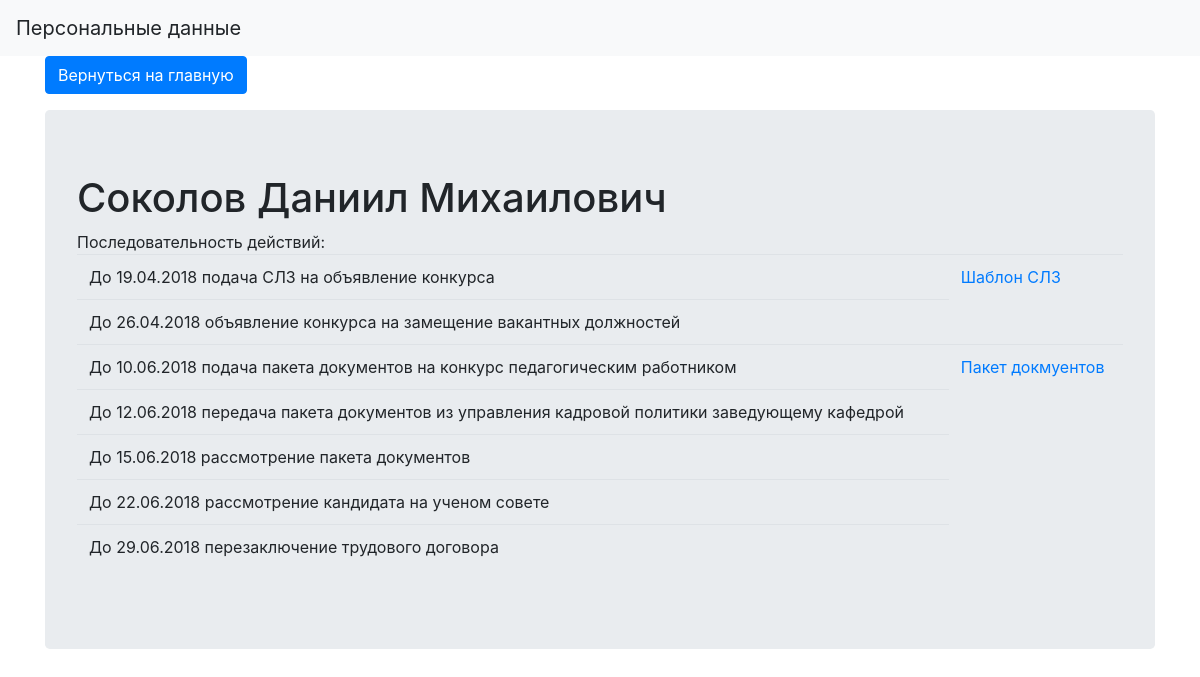
/personalInformation.php?id=4, run on the app's committed database.
### tables this page shows
CREATE TABLE `Contract` (
  `idContract` int(11) NOT NULL,
  `Teacher` int(11) NOT NULL,
  `ConditionOfAttraction` int(11) NOT NULL,
  `ExpirationOfTheTerm` date NOT NULL
);

CREATE TABLE `Teacher` (
  `PersonnelNumber` int(11) NOT NULL,
  `LastName` varchar(50) NOT NULL,
  `FirstName` varchar(50) NOT NULL,
  `Patronymic` varchar(50) DEFAULT NULL,
  `Address` varchar(100) DEFAULT NULL,
  `Phone` varchar(45) DEFAULT NULL,
  `Rank` int(11) DEFAULT NULL,
  `Position` int(11) NOT NULL,
  `Degree` int(11) DEFAULT NULL
);

### personalInformation.php (the view, shortened to what this page needs)
<?php
$db = require('connect.php');
?>
<html>
<head>
    <link rel="stylesheet" href="https://stackpath.bootstrapcdn.com/bootstrap/4.1.1/css/bootstrap.min.css"
>
</head>
<body>
<nav class="navbar navbar-expand-lg navbar-light bg-light">
    <a class="navbar-brand">Персональные данные</a>
</nav>
<div class="container">
    <form action="/index.php">
        <button class="btn btn-primary" type="submit">Вернуться на главную</button>
    </form>
    <div class="Jumbotron">
        <?php
        if (isset($_GET['id'])) {
            $query = $db->prepare('
				SELECT Teacher.lastName, Teacher.FirstName, Teacher.patronymic, Contract.ExpirationOfTheTerm
				FROM Teacher
				inner join Contract on Teacher.PersonnelNumber = Contract.Teacher
				where Teacher.PersonnelNumber = :id
			');
            $query->execute(['id' => $_GET['id']]);
            $teacher = $query->fetch();
            echo "<h1>";
            echo $teacher['lastName'] . " " . $teacher['FirstName'] . " " . $teacher['patronymic'];
            echo "</h1>";
            echo "Последовательность действий:<br>";
            $date = date_create($teacher['ExpirationOfTheTerm']);
            echo "<table class='table'>";
            echo "<tbody>";
            $date = date_add($date, date_interval_create_from_date_string("-72 days"));
            echo "<tr><td>До " . $date->format("d.m.Y") . " подача СЛЗ на объявление конкурса</td>";
            echo "<td><a href=\"Служебная записка на объявление конкурса.docx\">Шаблон СЛЗ</a></td></tr>";
            $date = date_add($date, date_interval_create_from_date_string("7 days"));
            echo "<tr><td>До " . $date->format("d.m.Y") . " объявление конкурса на замещение вакантных должностей</td></tr>";
            $date = date_add($date, date_interval_create_from_date_string("45 days"));
            echo "<tr><td>До " . $date->format("d.m.Y") . " подача пакета документов на конкурс педагогическим работником</td>";
            echo "<td><a href=\"Пакет документов.rar\">Пакет докмуентов</a></td></tr>";
            $date = date_add($date, date_interval_create_from_date_string("2 days"));
            echo "<tr><td>До " . $date->format("d.m.Y") . " передача пакета документов из управления кадровой политики заведующему кафедрой</td></tr>";
            $date = date_add($date, date_interval_create_from_date_string("3 days"));
            echo "<tr><td> До " . $date->format("d.m.Y") . " рассмотрение пакета документов</td></tr>";
            $date = date_add($date, date_interval_create_from_date_string("7 days"));
            echo "<tr><td>До " . $date->format("d.m.Y") . " рассмотрение кандидата на ученом совете </td></tr>";
            $date = date_add($date, date_interval_create_from_date_string("7 days"));
            echo "<tr><td>До " . $date->format("d.m.Y") . " перезаключение трудового договора</td></tr>";
            echo "</tbody>";
            echo "</table>";
        }
        ?>
    </div>
</div>
</body>
</html>

### data on the page
contract: Teacher.LastName "Соколов", Teacher.FirstName "Даниил", Teacher.Patronymic "Михаилович", ExpirationOfTheTerm "19.04.2018", ExpirationOfTheTerm "26.04.2018", ExpirationOfTheTerm "10.06.2018", ExpirationOfTheTerm "12.06.2018", ExpirationOfTheTerm "15.06.2018", ExpirationOfTheTerm "22.06.2018", ExpirationOfTheTerm "29.06.2018"
